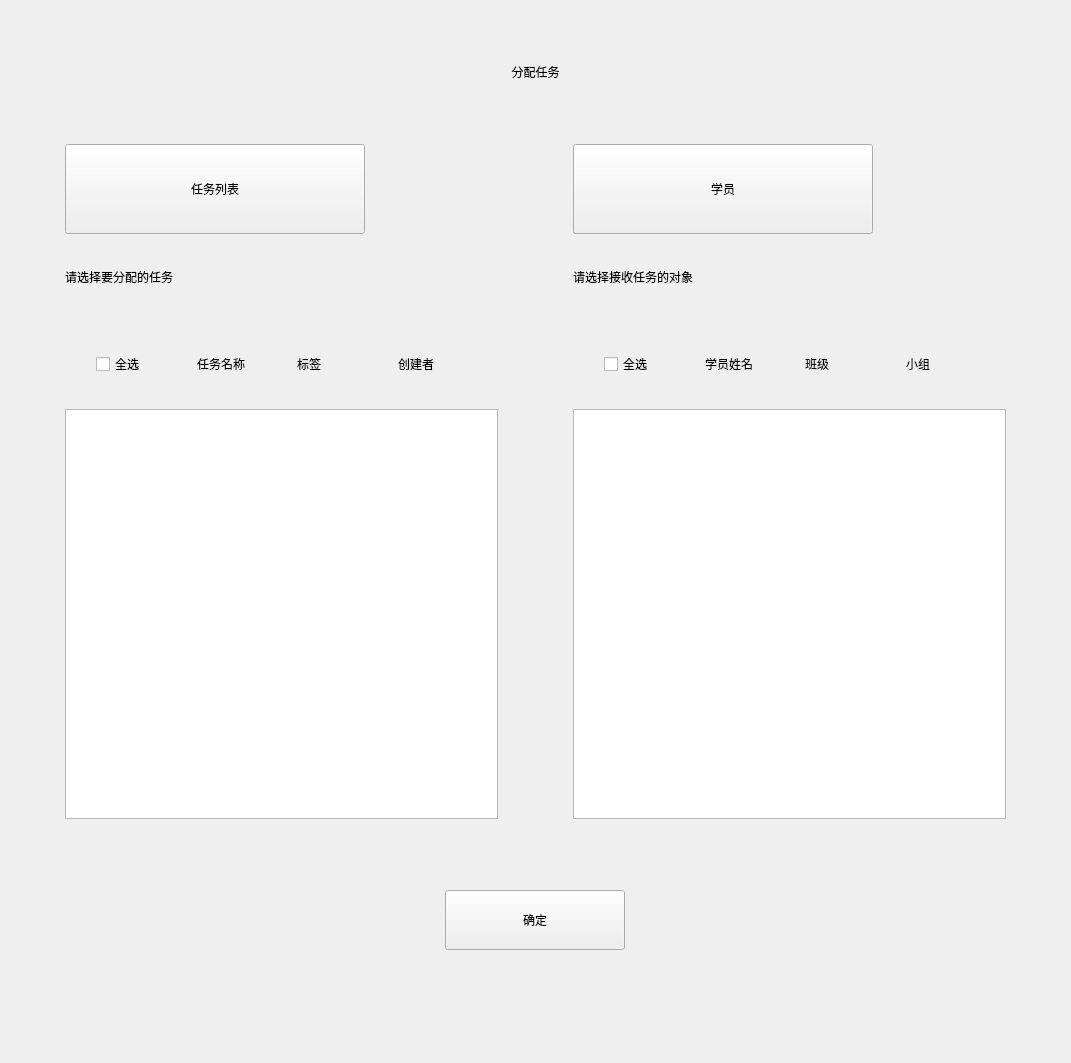
<?xml version="1.0" encoding="UTF-8"?>
<ui version="4.0">
 <class>SYAdminSendTaskWindow</class>
 <widget class="QWidget" name="SYAdminSendTaskWindow">
  <property name="geometry">
   <rect>
    <x>0</x>
    <y>0</y>
    <width>1071</width>
    <height>1063</height>
   </rect>
  </property>
  <property name="windowTitle">
   <string>SimLaparo</string>
  </property>
  <layout class="QHBoxLayout" name="horizontalLayout_3">
   <property name="spacing">
    <number>0</number>
   </property>
   <property name="leftMargin">
    <number>0</number>
   </property>
   <property name="topMargin">
    <number>0</number>
   </property>
   <property name="rightMargin">
    <number>0</number>
   </property>
   <property name="bottomMargin">
    <number>0</number>
   </property>
   <item>
    <layout class="QVBoxLayout" name="verticalLayout">
     <property name="leftMargin">
      <number>0</number>
     </property>
     <item>
      <spacer name="verticalSpacer_2">
       <property name="orientation">
        <enum>Qt::Vertical</enum>
       </property>
       <property name="sizeType">
        <enum>QSizePolicy::Fixed</enum>
       </property>
       <property name="sizeHint" stdset="0">
        <size>
         <width>20</width>
         <height>45</height>
        </size>
       </property>
      </spacer>
     </item>
     <item>
      <widget class="QLabel" name="lb_title">
       <property name="minimumSize">
        <size>
         <width>0</width>
         <height>32</height>
        </size>
       </property>
       <property name="maximumSize">
        <size>
         <width>16777215</width>
         <height>32</height>
        </size>
       </property>
       <property name="text">
        <string>分配任务</string>
       </property>
       <property name="alignment">
        <set>Qt::AlignCenter</set>
       </property>
      </widget>
     </item>
     <item>
      <spacer name="verticalSpacer_3">
       <property name="orientation">
        <enum>Qt::Vertical</enum>
       </property>
       <property name="sizeType">
        <enum>QSizePolicy::Fixed</enum>
       </property>
       <property name="sizeHint" stdset="0">
        <size>
         <width>20</width>
         <height>45</height>
        </size>
       </property>
      </spacer>
     </item>
     <item>
      <layout class="QHBoxLayout" name="horizontalLayout_2">
       <property name="spacing">
        <number>75</number>
       </property>
       <property name="leftMargin">
        <number>65</number>
       </property>
       <property name="rightMargin">
        <number>65</number>
       </property>
       <item>
        <layout class="QVBoxLayout" name="verticalLayout_4">
         <property name="spacing">
          <number>0</number>
         </property>
         <property name="sizeConstraint">
          <enum>QLayout::SetDefaultConstraint</enum>
         </property>
         <item>
          <widget class="QPushButton" name="bt_missionlist">
           <property name="minimumSize">
            <size>
             <width>300</width>
             <height>90</height>
            </size>
           </property>
           <property name="maximumSize">
            <size>
             <width>300</width>
             <height>90</height>
            </size>
           </property>
           <property name="text">
            <string>任务列表</string>
           </property>
          </widget>
         </item>
         <item>
          <widget class="QLabel" name="label_2">
           <property name="minimumSize">
            <size>
             <width>0</width>
             <height>85</height>
            </size>
           </property>
           <property name="maximumSize">
            <size>
             <width>16777215</width>
             <height>85</height>
            </size>
           </property>
           <property name="text">
            <string>请选择要分配的任务</string>
           </property>
          </widget>
         </item>
         <item>
          <widget class="QFrame" name="frame_left">
           <property name="minimumSize">
            <size>
             <width>0</width>
             <height>500</height>
            </size>
           </property>
           <property name="maximumSize">
            <size>
             <width>16777215</width>
             <height>500</height>
            </size>
           </property>
           <layout class="QVBoxLayout" name="verticalLayout_5">
            <property name="spacing">
             <number>0</number>
            </property>
            <property name="leftMargin">
             <number>0</number>
            </property>
            <property name="topMargin">
             <number>0</number>
            </property>
            <property name="rightMargin">
             <number>0</number>
            </property>
            <property name="bottomMargin">
             <number>0</number>
            </property>
            <item>
             <layout class="QHBoxLayout" name="horizontalLayout_4" stretch="1,1,1,1">
              <property name="spacing">
               <number>0</number>
              </property>
              <property name="leftMargin">
               <number>31</number>
              </property>
              <item>
               <widget class="QCheckBox" name="checkBox">
                <property name="minimumSize">
                 <size>
                  <width>0</width>
                  <height>0</height>
                 </size>
                </property>
                <property name="text">
                 <string>全选</string>
                </property>
               </widget>
              </item>
              <item>
               <widget class="QLabel" name="label">
                <property name="minimumSize">
                 <size>
                  <width>0</width>
                  <height>90</height>
                 </size>
                </property>
                <property name="maximumSize">
                 <size>
                  <width>16777215</width>
                  <height>90</height>
                 </size>
                </property>
                <property name="text">
                 <string>任务名称</string>
                </property>
               </widget>
              </item>
              <item>
               <widget class="QLabel" name="label_4">
                <property name="text">
                 <string>标签</string>
                </property>
               </widget>
              </item>
              <item>
               <widget class="QLabel" name="label_5">
                <property name="text">
                 <string>创建者</string>
                </property>
               </widget>
              </item>
             </layout>
            </item>
            <item>
             <widget class="QListWidget" name="list_task">
              <property name="minimumSize">
               <size>
                <width>0</width>
                <height>0</height>
               </size>
              </property>
              <property name="maximumSize">
               <size>
                <width>16777215</width>
                <height>16777215</height>
               </size>
              </property>
              <property name="focusPolicy">
               <enum>Qt::NoFocus</enum>
              </property>
              <property name="horizontalScrollBarPolicy">
               <enum>Qt::ScrollBarAlwaysOff</enum>
              </property>
              <property name="alternatingRowColors">
               <bool>true</bool>
              </property>
              <property name="verticalScrollMode">
               <enum>QAbstractItemView::ScrollPerPixel</enum>
              </property>
             </widget>
            </item>
           </layout>
          </widget>
         </item>
        </layout>
       </item>
       <item>
        <layout class="QVBoxLayout" name="verticalLayout_2">
         <property name="spacing">
          <number>0</number>
         </property>
         <property name="sizeConstraint">
          <enum>QLayout::SetDefaultConstraint</enum>
         </property>
         <item>
          <layout class="QHBoxLayout" name="horizontalLayout">
           <item>
            <widget class="QPushButton" name="bt_student">
             <property name="minimumSize">
              <size>
               <width>300</width>
               <height>90</height>
              </size>
             </property>
             <property name="maximumSize">
              <size>
               <width>300</width>
               <height>90</height>
              </size>
             </property>
             <property name="text">
              <string>学员</string>
             </property>
            </widget>
           </item>
           <item>
            <spacer name="horizontalSpacer">
             <property name="orientation">
              <enum>Qt::Horizontal</enum>
             </property>
             <property name="sizeHint" stdset="0">
              <size>
               <width>40</width>
               <height>20</height>
              </size>
             </property>
            </spacer>
           </item>
          </layout>
         </item>
         <item>
          <widget class="QLabel" name="label_3">
           <property name="minimumSize">
            <size>
             <width>0</width>
             <height>85</height>
            </size>
           </property>
           <property name="maximumSize">
            <size>
             <width>16777215</width>
             <height>85</height>
            </size>
           </property>
           <property name="text">
            <string>请选择接收任务的对象</string>
           </property>
          </widget>
         </item>
         <item>
          <widget class="QFrame" name="frame_right">
           <property name="minimumSize">
            <size>
             <width>0</width>
             <height>500</height>
            </size>
           </property>
           <property name="maximumSize">
            <size>
             <width>16777215</width>
             <height>500</height>
            </size>
           </property>
           <layout class="QVBoxLayout" name="verticalLayout_6">
            <property name="spacing">
             <number>0</number>
            </property>
            <property name="leftMargin">
             <number>0</number>
            </property>
            <property name="topMargin">
             <number>0</number>
            </property>
            <property name="rightMargin">
             <number>0</number>
            </property>
            <property name="bottomMargin">
             <number>0</number>
            </property>
            <item>
             <layout class="QHBoxLayout" name="horizontalLayout_5" stretch="1,1,1,1">
              <property name="spacing">
               <number>0</number>
              </property>
              <property name="leftMargin">
               <number>31</number>
              </property>
              <item>
               <widget class="QCheckBox" name="checkBox_2">
                <property name="text">
                 <string>全选</string>
                </property>
               </widget>
              </item>
              <item>
               <widget class="QLabel" name="label_7">
                <property name="minimumSize">
                 <size>
                  <width>0</width>
                  <height>90</height>
                 </size>
                </property>
                <property name="maximumSize">
                 <size>
                  <width>16777215</width>
                  <height>90</height>
                 </size>
                </property>
                <property name="text">
                 <string>学员姓名</string>
                </property>
               </widget>
              </item>
              <item>
               <widget class="QLabel" name="label_6">
                <property name="text">
                 <string>班级</string>
                </property>
               </widget>
              </item>
              <item>
               <widget class="QLabel" name="label_8">
                <property name="text">
                 <string>小组</string>
                </property>
               </widget>
              </item>
             </layout>
            </item>
            <item>
             <widget class="QListWidget" name="list_student">
              <property name="minimumSize">
               <size>
                <width>0</width>
                <height>0</height>
               </size>
              </property>
              <property name="maximumSize">
               <size>
                <width>16777215</width>
                <height>16777215</height>
               </size>
              </property>
              <property name="focusPolicy">
               <enum>Qt::NoFocus</enum>
              </property>
              <property name="horizontalScrollBarPolicy">
               <enum>Qt::ScrollBarAlwaysOff</enum>
              </property>
              <property name="alternatingRowColors">
               <bool>true</bool>
              </property>
              <property name="verticalScrollMode">
               <enum>QAbstractItemView::ScrollPerPixel</enum>
              </property>
             </widget>
            </item>
           </layout>
          </widget>
         </item>
        </layout>
       </item>
      </layout>
     </item>
     <item>
      <spacer name="verticalSpacer">
       <property name="orientation">
        <enum>Qt::Vertical</enum>
       </property>
       <property name="sizeType">
        <enum>QSizePolicy::Fixed</enum>
       </property>
       <property name="sizeHint" stdset="0">
        <size>
         <width>20</width>
         <height>60</height>
        </size>
       </property>
      </spacer>
     </item>
     <item>
      <layout class="QHBoxLayout" name="horizontalLayout_6">
       <item>
        <widget class="QPushButton" name="bt_conform">
         <property name="minimumSize">
          <size>
           <width>180</width>
           <height>60</height>
          </size>
         </property>
         <property name="maximumSize">
          <size>
           <width>180</width>
           <height>60</height>
          </size>
         </property>
         <property name="text">
          <string>确定</string>
         </property>
        </widget>
       </item>
      </layout>
     </item>
     <item>
      <spacer name="verticalSpacer_5">
       <property name="orientation">
        <enum>Qt::Vertical</enum>
       </property>
       <property name="sizeType">
        <enum>QSizePolicy::Fixed</enum>
       </property>
       <property name="sizeHint" stdset="0">
        <size>
         <width>20</width>
         <height>100</height>
        </size>
       </property>
      </spacer>
     </item>
    </layout>
   </item>
  </layout>
 </widget>
 <resources/>
 <connections/>
</ui>
